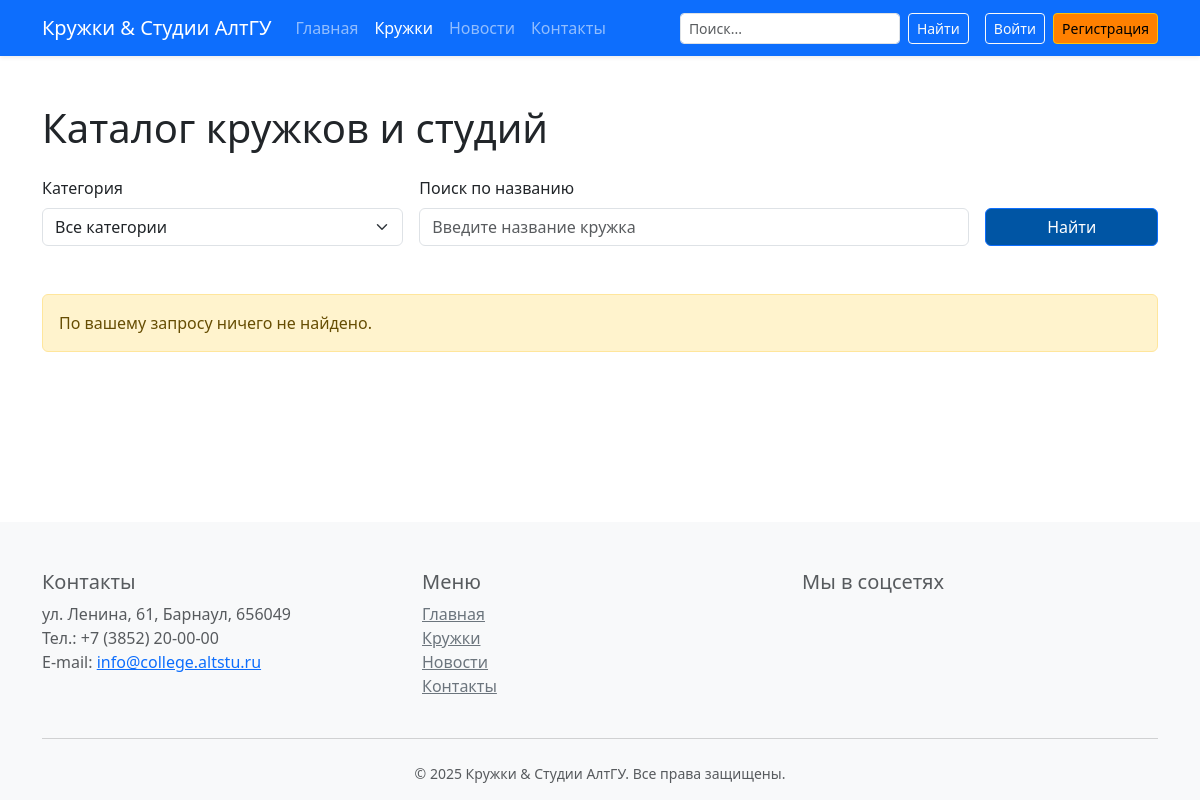
Before: /clubs/ with the older database file.
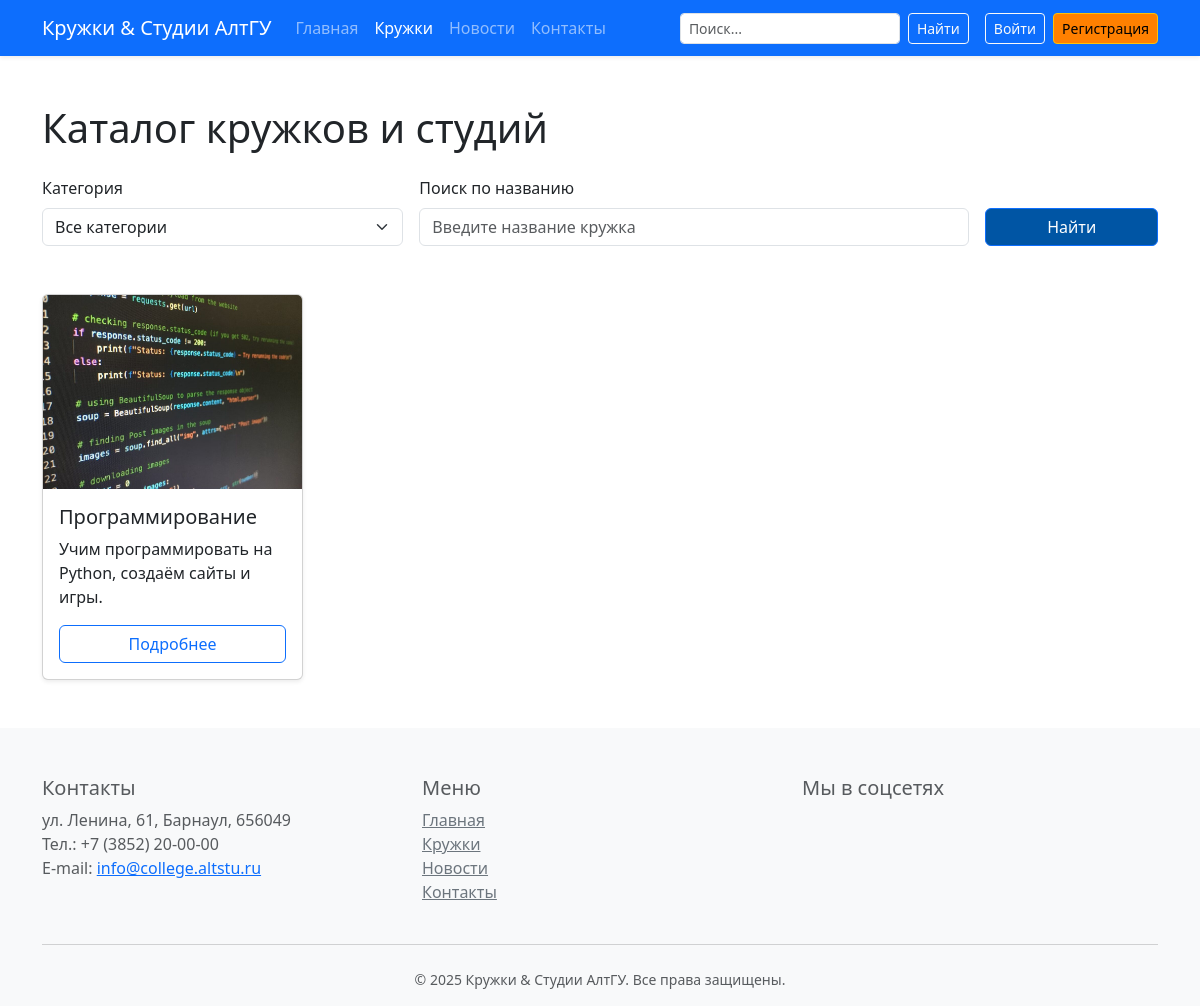
After: the same page with the newer database file.
### main/models.py (models this page shows, shortened)
class Club(models.Model):
    name = models.CharField("Название кружка/студии", max_length=150)
    slug = models.SlugField("URL-идентификатор", max_length=150, unique=True)
    manager = models.ForeignKey(
        settings.AUTH_USER_MODEL,
        verbose_name="Руководитель (пользователь)",
        on_delete=models.SET_NULL,
        null=True, blank=True,
        related_name="managed_clubs"
    )
    short_description = models.CharField("Краткое описание", max_length=255)
    description = models.TextField("Полное описание")
    logo = models.ImageField("Логотип", upload_to="clubs/", blank=True)
    schedule = models.TextField("Расписание занятий", blank=True)
    location = models.CharField("Место проведения", max_length=255, blank=True)
    leader_name = models.CharField("ФИО руководителя", max_length=150, blank=True)
    leader_contact = models.CharField("Контакты руководителя", max_length=255, blank=True)
    categories = models.ManyToManyField('Category', verbose_name="Категории", blank=True)
    created_at = models.DateTimeField("Дата создания", auto_now_add=True)
    updated_at = models.DateTimeField("Дата обновления", auto_now=True)
    class Meta:
        verbose_name = "Кружок/Студия"
        verbose_name_plural = "Кружки и студии"
        ordering = ["name"]
    def get_absolute_url(self):
        return reverse("club_detail", kwargs={"slug": self.slug})

### main/views.py (the view)
# urls.py: path("clubs/", views.clubs, name="clubs"),
def clubs(request):
    all_clubs = Club.objects.all()
    return render(request, "clubs.html", {
        "clubs": all_clubs,
        "year": timezone.now().year,
    })

### asu/templates/clubs.html (shortened to what this page needs)
{% extends 'base.html' %}
{% load static %}
{% block content %}
    <h1 class="mb-4">Каталог кружков и студий</h1>
    <form method="get" class="row g-3 mb-5">
        <div class="col-md-4">
            <label for="id_category" class="form-label">Категория</label>
            <select id="id_category" name="category" class="form-select" onchange="this.form.submit()">
                <option value="" {% if not selected_category %}selected{% endif %}>Все категории</option>
            </select>
        </div>
        <div class="col-md-6">
            <label for="id_q" class="form-label">Поиск по названию</label>
            <input type="text" id="id_q" name="q"
                   value="{{ search_q }}"
                   class="form-control"
                   placeholder="Введите название кружка">
        </div>
        <div class="col-md-2 d-flex align-items-end">
            <button type="submit" class="btn btn-primary w-100">Найти</button>
        </div>
    </form>
    {% if clubs %}
        <div class="row g-4">
            {% for club in clubs %}
                <div class="col-sm-6 col-md-4 col-lg-3">
                    <div class="card h-100 shadow-sm">
                        {% if club.logo %}
                            <img src="{{ club.logo.url }}"
                                 class="card-img-top"
                                 alt="{{ club.name }}">
                        {% endif %}
                        <div class="card-body d-flex flex-column">
                            <h5 class="card-title">{{ club.name }}</h5>
                            <p class="card-text">{{ club.short_description }}</p>
                            <a href="{{ club.get_absolute_url }}"
                               class="mt-auto btn btn-outline-primary">
                                Подробнее
                            </a>
                        </div>
                    </div>
                </div>
            {% endfor %}
        </div>
    {% else %}
        <div class="alert alert-warning">
            По вашему запросу ничего не найдено.
        </div>
    {% endif %}
{% endblock %}

### asu/templates/base.html (shortened to what this page needs)
<!DOCTYPE html>
{% load static %}
<html lang="ru">
<head>
    <link
            href="https://cdn.jsdelivr.net/npm/bootstrap@5.3.0/dist/css/bootstrap.min.css"
            rel="stylesheet"
    >
    <link rel="stylesheet" href="{% static 'css/app.css' %}">
</head>
<body class="d-flex flex-column min-vh-100">
<header class="navbar navbar-expand-lg navbar-dark bg-primary sticky-top shadow-sm">
    <div class="container">
        <a class="navbar-brand" href="{% url 'index' %}">Кружки &amp; Студии АлтГУ</a>
        <div class="collapse navbar-collapse" id="mainNav">
            <ul class="navbar-nav me-auto mb-2 mb-lg-0">
                <li class="nav-item">
                    <a class="nav-link {% if request.resolver_match.url_name == 'index' %}active{% endif %}"
                       href="{% url 'index' %}">Главная</a>
                </li>
                <li class="nav-item">
                    <a class="nav-link {% if request.resolver_match.url_name == 'clubs' %}active{% endif %}"
                       href="{% url 'clubs' %}">Кружки</a>
                </li>
                <li class="nav-item">
                    <a class="nav-link {% if request.resolver_match.url_name == 'news_list' %}active{% endif %}"
                       href="{% url 'news_list' %}">Новости</a>
                </li>
                <li class="nav-item">
                    <a class="nav-link {% if request.resolver_match.url_name == 'contact' %}active{% endif %}"
                       href="{% url 'contact' %}">Контакты</a>
                </li>
            </ul>
            <form class="d-flex me-3" action="{% url 'search' %}" method="get" role="search">
                <input class="form-control form-control-sm me-2"
                       type="search" name="q"
                       placeholder="Поиск..." aria-label="Поиск">
                <button class="btn btn-sm btn-outline-light" type="submit">Найти</button>
            </form>
            {% if user.is_authenticated %}
                <div class="nav-item dropdown">
                    <a class="nav-link dropdown-toggle text-white" href="#" id="userMenu" role="button"
                       data-bs-toggle="dropdown" aria-expanded="false">
                        {{ user.get_full_name|default:user.username }}
                    </a>
                    <ul class="dropdown-menu dropdown-menu-end" aria-labelledby="userMenu">
                        <li>
                            <a class="dropdown-item" href="{% url 'leader_portal:dashboard' %}">
                                Личный кабинет
                            </a>
                        </li>
                        {% if user.role == 'leader' %}
                            <li>
                                <a class="dropdown-item"
                                   href="{% url 'leader_portal:dashboard' %}">
                                    Кабинет руководителя
                                </a>
                            </li>
                        {% endif %}
                        {% if user.is_superuser %}
                            <li>
                                <a class="dropdown-item" href="{% url 'admin:index' %}">
                                    Django Admin
                                </a>
                            </li>
                        {% endif %}
                        <li>
                            <hr class="dropdown-divider">
                        </li>
                        <li>
                            <a class="dropdown-item" href="{% url 'logout' %}">Выйти</a>
                        </li>
                    </ul>
                </div>
            {% else %}
                <a class="btn btn-outline-light btn-sm me-2" href="{% url 'login' %}">Войти</a>
                <a class="btn btn-warning btn-sm" href="{% url 'register' %}">Регистрация</a>
            {% endif %}
        </div>
    </div>
</header>
<main class="flex-fill py-5">
    <div class="container">
        {% block content %}{% endblock %}
    </div>
</main>
<footer class="bg-light text-muted pt-5 mt-auto">
    <div class="container">
        <div class="row gy-4">
            <div class="col-md-4">
                <h5>Контакты</h5>
                <address>
                    ул. Ленина, 61, Барнаул, 656049<br>
                    Тел.: +7 (3852) 20-00-00<br>
                    E-mail: <a href="mailto:info@college.altstu.ru">info@college.altstu.ru</a>
                </address>
            </div>
            <div class="col-md-4">
                <h5>Меню</h5>
                <ul class="list-unstyled">
                    <li><a href="{% url 'index' %}" class="link-secondary">Главная</a></li>
                    <li><a href="{% url 'clubs' %}" class="link-secondary">Кружки</a></li>
                    <li><a href="{% url 'news_list' %}" class="link-secondary">Новости</a></li>
                    <li><a href="{% url 'contact' %}" class="link-secondary">Контакты</a></li>
                </ul>
            </div>
            <div class="col-md-4">
                <h5>Мы в соцсетях</h5>
            </div>
        </div>
        <hr class="my-4">
        <div class="text-center small pb-3">
            &copy; {{ year }} Кружки &amp; Студии АлтГУ. Все права защищены.
        </div>
    </div>
</footer>
</body>
</html>

### asu/static/css/app.css (style rules this page uses)
.card { transition: transform 0.2s, box-shadow 0.2s; }
.btn-primary { --bs-btn-bg: #0055A4; --bs-btn-hover-bg: #004080; }
.btn-warning { --bs-btn-bg: #FF8000; --bs-btn-hover-bg: #e67300; }

Changed rows visible on the page:
added Club: logo (picture), name "Программирование", short_description "Учим программировать на Python, создаём сайты и игры."
Other visible differences:
text no longer shown: "По вашему запросу ничего не найдено."
